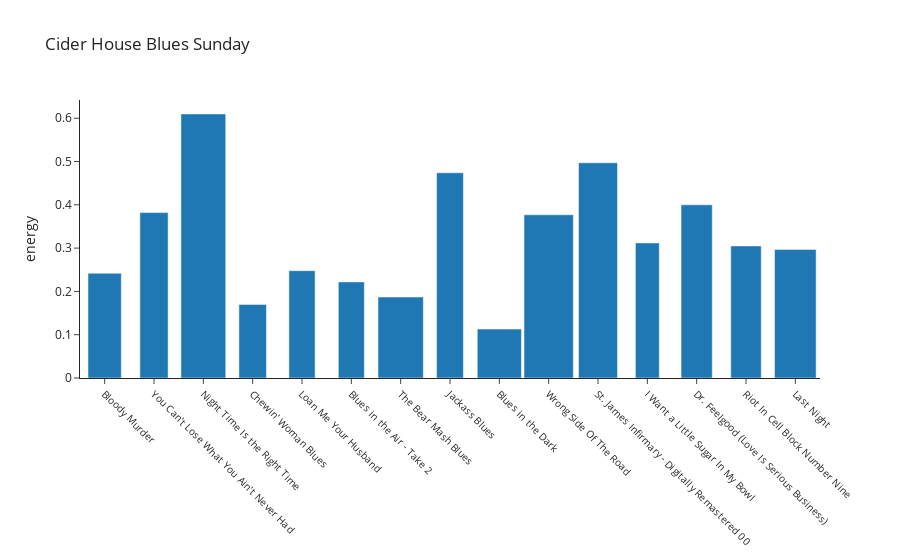

Here is the notebook cell this chart was saved with:
### Code cell
def plot_playlist_data(playlist_uri):

    playlist_info = sp.playlist(playlist_uri)
    
    features, names = get_audio_features_for_playlist(playlist_uri)
    
    durations = [feature['duration_ms'] for feature in features]
    maximum = max(durations)
    durations = [duration/maximum for duration in durations]

    x = list(range(1, len(features)))
    y0 = [feature["energy"] for feature in features]
    y1 = [feature["danceability"] for feature in features]
    y2 = [feature["valence"] for feature in features]
    y3 = [feature["tempo"] for feature in features]

    # Create traces
    fig = go.Figure(data=[go.Bar(x=x, y=y0, width=durations)]) # customize width here
    

    # Add figure title

    fig.update_layout(
        title_text=f"{playlist_info['name']}"
    )

    # Set y-axes titles
    fig.update_yaxes(title_text="energy")

    fig.update_xaxes(tickangle=45, tickfont=dict(size=10))

    fig.update_layout(xaxis=dict(tickmode="linear", tick0=1, dtick=1))
    fig.update_layout(xaxis=dict(tickmode="array", tickvals=x, ticktext=names))
    fig.update_layout(template="simple_white", clickmode="event+select", bargap=0)

    return fig

plot_playlist_data(playlist_uri)

### Figure 1 — Plotly figure (JSON) as saved in the notebook; plotly's stock layout.template omitted (floating-point values rounded to 4 significant figures)
{"data": [{"type": "bar", "width": [0.6753, 0.5723, 0.9084, 0.5579, 0.5306, 0.5276, 0.9187, 0.5438, 0.8953, 1, 0.7902, 0.4843, 0.6321, 0.6179, 0.8431, 0.4041], "x": [1, 2, 3, 4, 5, 6, 7, 8, 9, 10, 11, 12, 13, 14, 15], "y": [0.242, 0.382, 0.61, 0.17, 0.248, 0.222, 0.187, 0.474, 0.113, 0.377, 0.497, 0.312, 0.4, 0.305, 0.297, 0.324]}], "layout": {"autosize": true, "bargap": 0, "clickmode": "event+select", "title": {"text": "Cider House Blues Sunday"}, "xaxis": {"autorange": true, "dtick": 1, "range": [0.5, 15.5], "tick0": 1, "tickangle": 45, "tickfont": {"size": 10}, "tickmode": "array", "ticktext": ["Bloody Murder", "You Can't Lose What You Ain't Never Had", "Night Time Is the Right Time", "Chewin' Woman Blues", "Loan Me Your Husband", "Blues in the Air - Take 2", "The Bear Mash Blues", "Jackass Blues", "Blues in the Dark", "Wrong Side Of The Road", "St. James Infirmary - Digitally Remastered 00", "I Want a Little Sugar In My Bowl", "Dr. Feelgood (Love Is Serious Business)", "Riot In Cell Block Number Nine", "Last Night", "Hoodoo Man Blues"], "tickvals": [1, 2, 3, 4, 5, 6, 7, 8, 9, 10, 11, 12, 13, 14, 15], "type": "linear"}, "yaxis": {"autorange": true, "range": [0, 0.6421], "title": {"text": "energy"}, "type": "linear"}}}
